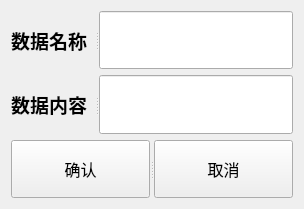
<?xml version="1.0" encoding="UTF-8"?>
<ui version="4.0">
 <class>SubForm_Data</class>
 <widget class="QWidget" name="SubForm_Data">
  <property name="geometry">
   <rect>
    <x>0</x>
    <y>0</y>
    <width>304</width>
    <height>209</height>
   </rect>
  </property>
  <property name="windowTitle">
   <string>Form</string>
  </property>
  <layout class="QGridLayout" name="gridLayout">
   <item row="0" column="0">
    <widget class="QSplitter" name="splitter">
     <property name="orientation">
      <enum>Qt::Orientation::Horizontal</enum>
     </property>
     <widget class="QLabel" name="label_name">
      <property name="minimumSize">
       <size>
        <width>0</width>
        <height>50</height>
       </size>
      </property>
      <property name="font">
       <font>
        <pointsize>14</pointsize>
        <bold>true</bold>
       </font>
      </property>
      <property name="text">
       <string>数据名称</string>
      </property>
     </widget>
     <widget class="QLineEdit" name="line_name">
      <property name="minimumSize">
       <size>
        <width>0</width>
        <height>50</height>
       </size>
      </property>
      <property name="font">
       <font>
        <pointsize>14</pointsize>
       </font>
      </property>
      <property name="text">
       <string/>
      </property>
     </widget>
    </widget>
   </item>
   <item row="1" column="0">
    <widget class="QSplitter" name="splitter_2">
     <property name="orientation">
      <enum>Qt::Orientation::Horizontal</enum>
     </property>
     <widget class="QLabel" name="label_text">
      <property name="minimumSize">
       <size>
        <width>0</width>
        <height>50</height>
       </size>
      </property>
      <property name="font">
       <font>
        <pointsize>14</pointsize>
        <bold>true</bold>
       </font>
      </property>
      <property name="text">
       <string>数据内容</string>
      </property>
     </widget>
     <widget class="QLineEdit" name="line_text">
      <property name="minimumSize">
       <size>
        <width>0</width>
        <height>50</height>
       </size>
      </property>
      <property name="font">
       <font>
        <family>Times New Roman</family>
        <pointsize>14</pointsize>
       </font>
      </property>
     </widget>
    </widget>
   </item>
   <item row="2" column="0">
    <widget class="QSplitter" name="splitter_3">
     <property name="orientation">
      <enum>Qt::Orientation::Horizontal</enum>
     </property>
     <widget class="QPushButton" name="button_data_confirm">
      <property name="minimumSize">
       <size>
        <width>0</width>
        <height>50</height>
       </size>
      </property>
      <property name="font">
       <font>
        <pointsize>12</pointsize>
       </font>
      </property>
      <property name="text">
       <string>确认</string>
      </property>
     </widget>
     <widget class="QPushButton" name="button_data_cancel">
      <property name="minimumSize">
       <size>
        <width>0</width>
        <height>50</height>
       </size>
      </property>
      <property name="font">
       <font>
        <pointsize>12</pointsize>
       </font>
      </property>
      <property name="text">
       <string>取消</string>
      </property>
     </widget>
    </widget>
   </item>
  </layout>
 </widget>
 <resources/>
 <connections/>
</ui>
